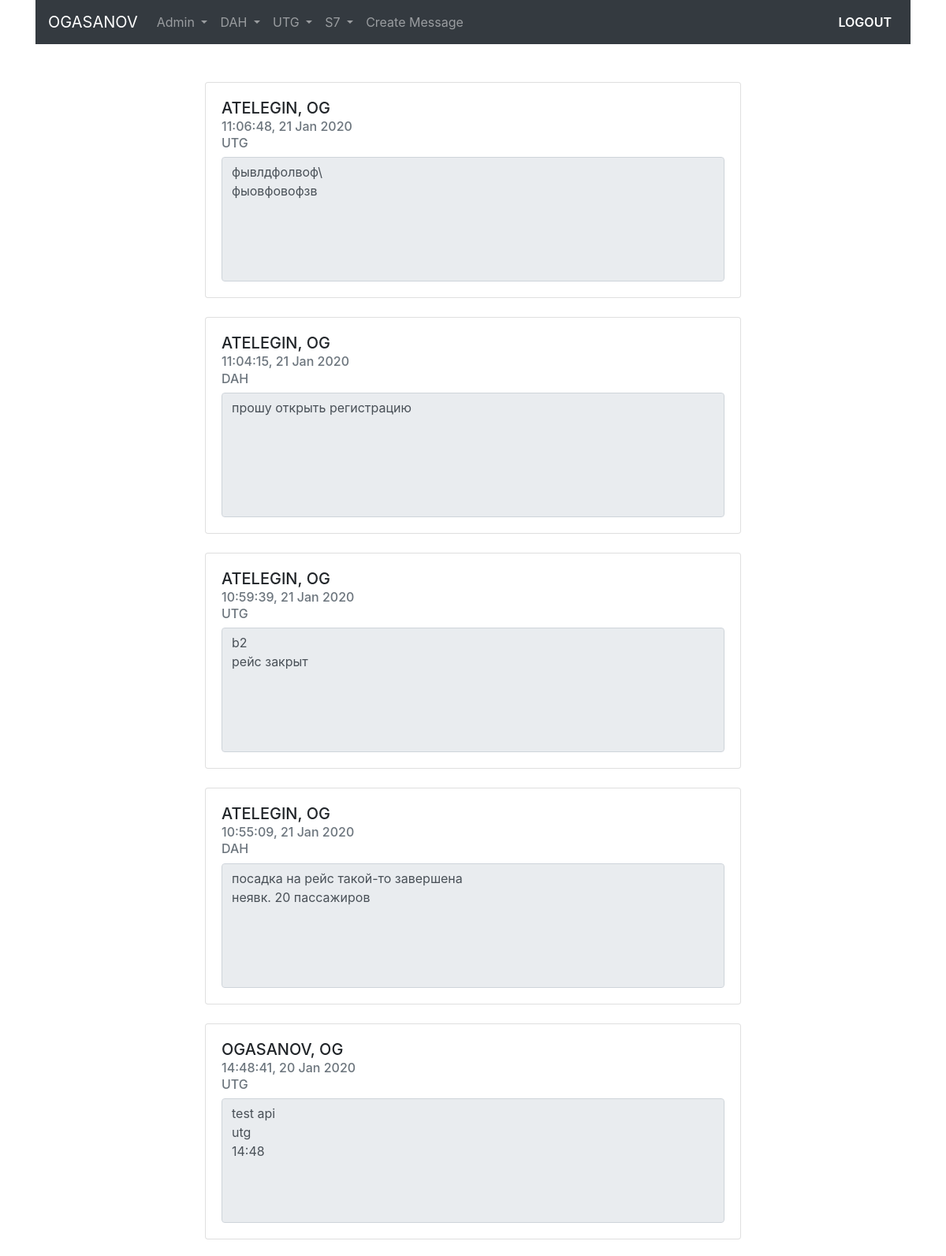
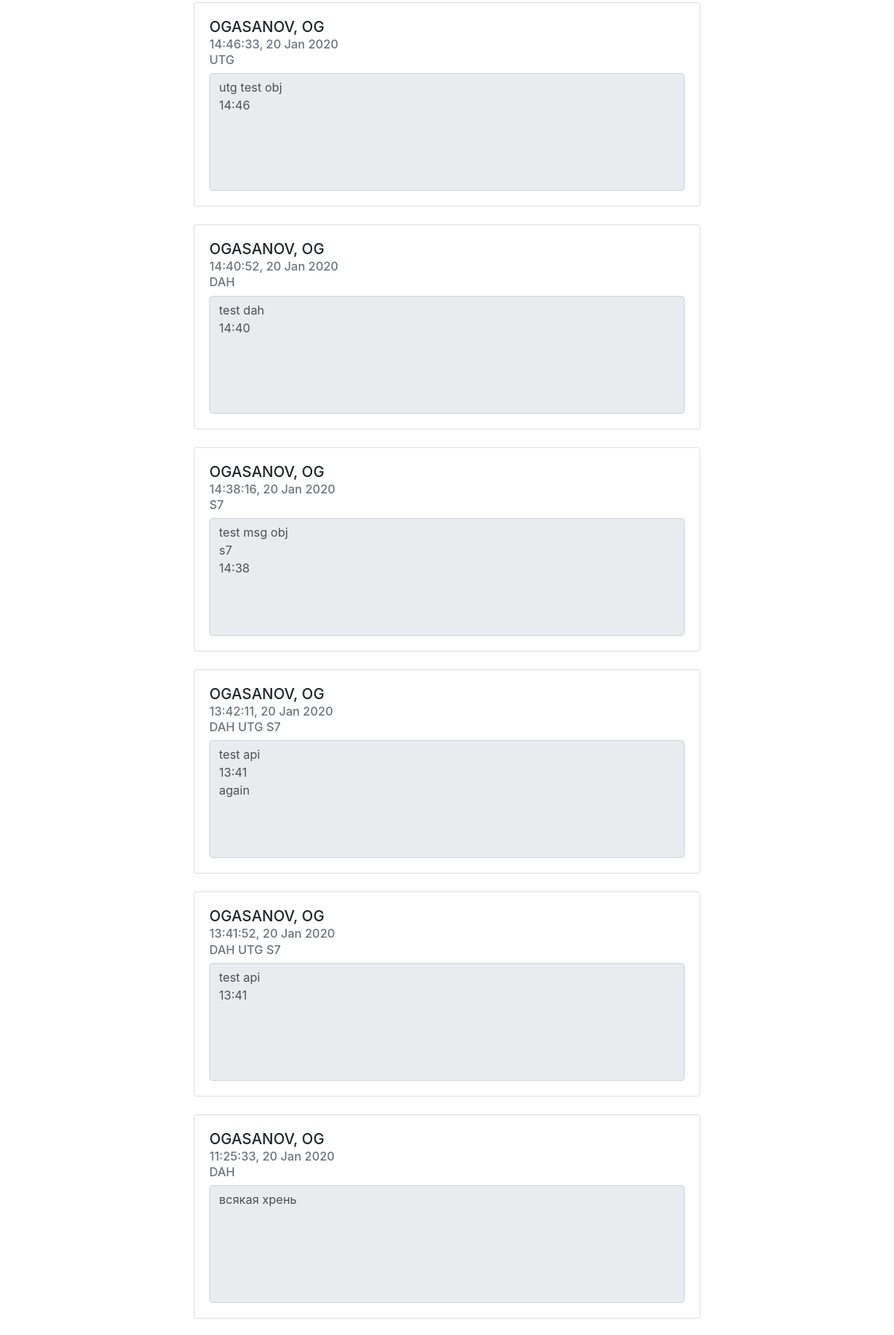
The page / (signed in, upper part) on the database its author committed (2 pictures, top to bottom).
### user_model/models.py (models this page shows, shortened)
class UserModel(AbstractBaseUser):
    username = models.CharField(verbose_name='username', max_length=30, unique=True)
    fullname = models.CharField(verbose_name='full name', max_length=100)
    entity = models.CharField(verbose_name='entity', max_length=60)
    date_joined = models.DateTimeField(verbose_name='date joined', auto_now_add=True)
    last_login = models.DateTimeField(verbose_name='last login', auto_now=True)
    is_admin = models.BooleanField(default=False)
    is_active = models.BooleanField(default=True)
    is_staff = models.BooleanField(default=False)
    is_superuser = models.BooleanField(default=False)
    USERNAME_FIELD = 'username'
    REQUIRED_FIELDS = ['fullname', 'entity']
    objects = UserModelManager()
    class Meta:
        verbose_name = 'Create User'
        verbose_name_plural = 'Create Users'

class Message(models.Model):
    title = models.CharField(max_length=150, db_index=True)
    slug = models.SlugField(max_length=150, unique=True)
    body = models.TextField(db_index=True)
    tags = models.ManyToManyField('Tag', related_name='t_messages')
    users = models.ManyToManyField('UserModel', related_name='u_messages')
    date_pub = models.DateTimeField(auto_now_add=True)
    class Meta:
        ordering = ['-date_pub']

class Tag(models.Model):
    title = models.CharField(max_length=50, unique=True)
    slug = models.SlugField(max_length=50, unique=True)
    def __str__(self):
        return self.title

### user_model/views.py (the view)
# urls.py: path('', main_page, name='homepage'),
@login_required
def main_page(request):
    context = {}
    messages = Message.objects.all()[:50]
    context['messages'] = messages
    return render(request, 'user_model/main_page.html', context=context)

### user_model/templates/user_model/main_page.html
{% extends 'user_model/base.html' %}
{% block content %}
    <div class="row">
        <div class="col-md-2"></div>
        <div class="col-md-8">
            {% for message in messages %}
                {% include 'user_model/includes/slug_message_template.html' %}
            {% endfor %}
        </div>
        <div class="col-md-2"></div>
    </div>
{% endblock %}

### user_model/templates/user_model/includes/navbar.html (shortened to what this page needs)
<nav class="navbar navbar-expand-md navbar-dark bg-dark sticky-top">
    {% if request.user.is_authenticated %}
        <a class="navbar-brand" href="{% url 'homepage' %}">{{ request.user.username|upper }}</a>
    {% else %}
        <a class="navbar-brand mx-auto" href="{% url 'homepage' %}">Рассылка сообщений по рейсам</a>
    {% endif %}
    {% if request.user.is_authenticated and request.user.is_admin %}
    <div class="collapse navbar-collapse" id="navbarSupportedContent">
        <ul class="navbar-nav mr-auto">
            {% include 'user_model/includes/nav_item_admin.html' %}
            {% include 'user_model/includes/nav_item_template.html' %}
        </ul>
        <ul class="navbar-nav ml-auto">
            {% include 'user_model/includes/nav_item_logout.html' %}
        </ul>
    </div>
    {% endif %}
</nav>

### user_model/templates/user_model/includes/slug_message_template.html
<div class="message-mainpage-template">
    <div class="card mb-4">
        <div class="card-body">
            <h5 class="card-title mb-2">{{ message.title }}</h5>
            <h6 class="card-subtitle mb-2 text-muted">{{ message.date_pub|date:'H:i:s, d M Y'}}</h6>
            <h6 class="card-subtitle mb-2 text-muted">
                {% for tag in message.tags.all %}
                    {{ tag }}
                {% endfor %}
            </h6>
            <textarea readonly class="form-control" rows="6" style="resize: none;">{{ message.body|striptags }}</textarea>
        </div>
    </div>
</div>

### static/css/style.css (style rules this page uses)
.message-mainpage-template { margin-left: 25px; margin-right: 25px; }

### rows shown on the page
UserModel: user.username "OGASANOV"
Message: title "ATELEGIN, OG", date_pub "11:06:48, 21 Jan 2020", body "фывлдфолвоф\\ фыовфовофзв"
Tag: title "UTG"
Message: title "ATELEGIN, OG", date_pub "11:04:15, 21 Jan 2020", body "прошу открыть регистрацию"
Tag: title "DAH"
Message: title "ATELEGIN, OG", date_pub "10:59:39, 21 Jan 2020", body "b2 рейс закрыт"
Message: title "ATELEGIN, OG", date_pub "10:55:09, 21 Jan 2020", body "посадка на рейс такой-то завершена неявк. 20 пассажиров"
Message: title "OGASANOV, OG", date_pub "14:48:41, 20 Jan 2020", body "test api utg 14:48"
Message: title "OGASANOV, OG", date_pub "14:46:33, 20 Jan 2020", body "utg test obj 14:46"
Message: title "OGASANOV, OG", date_pub "14:40:52, 20 Jan 2020", body "test dah 14:40"
Message: title "OGASANOV, OG", date_pub "14:38:16, 20 Jan 2020", body "test msg obj s7 14:38"
Tag: title "S7"
Message: title "OGASANOV, OG", date_pub "13:42:11, 20 Jan 2020", body "test api 13:41 again"
Message: title "OGASANOV, OG", date_pub "13:41:52, 20 Jan 2020", body "test api 13:41"
Message: title "OGASANOV, OG", date_pub "11:25:33, 20 Jan 2020", body "всякая хрень"
